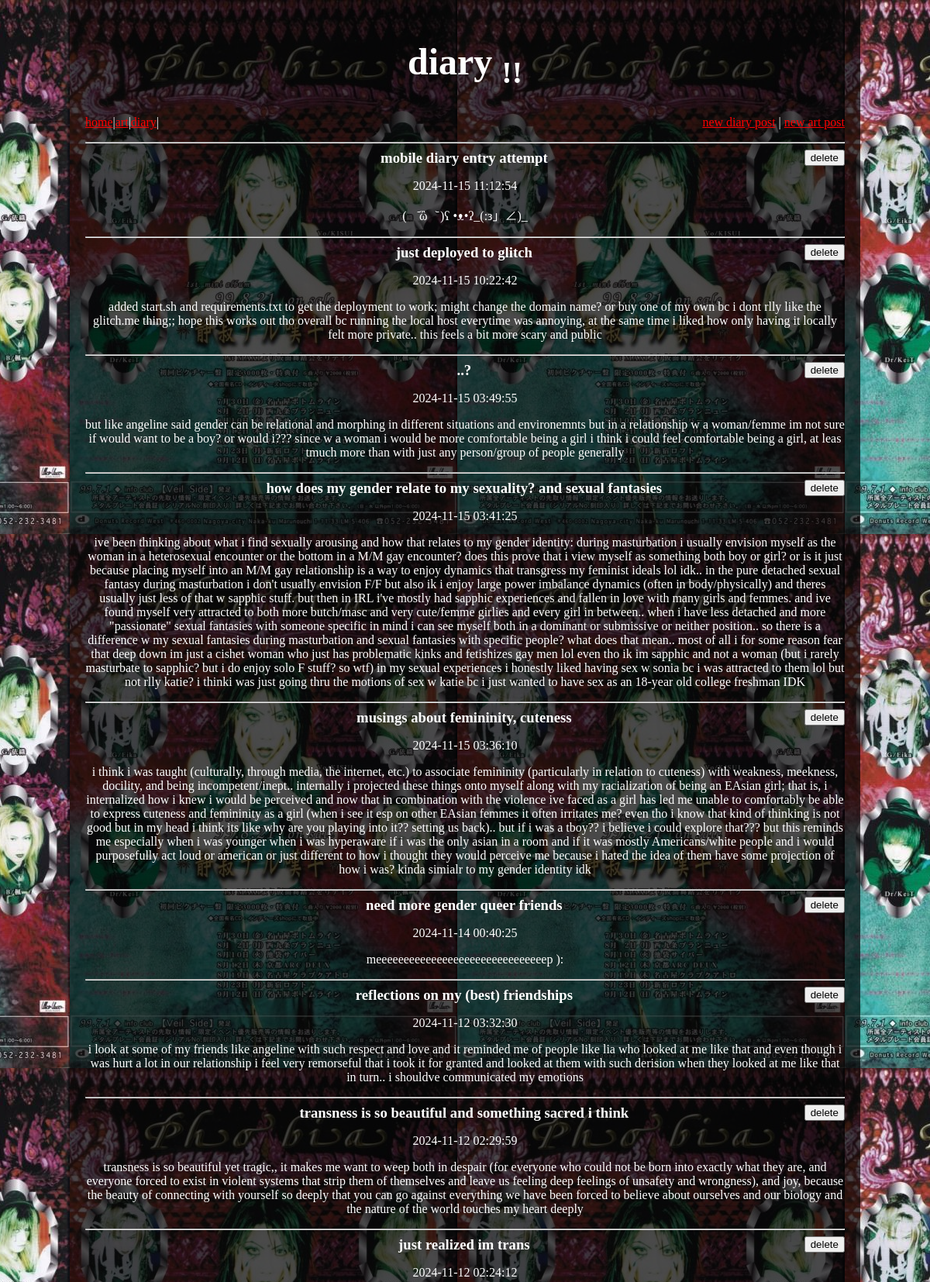
Screenshot of /diary/ (upper part) with the database file from the repository.
### tables this page shows
CREATE TABLE posts(
    postid INTEGER PRIMARY KEY AUTOINCREMENT NOT NULL,
    title VARCHAR(40) NOT NULL,
    text VARCHAR(4096) NOT NULL, 
    filename VARCHAR(64),
    created DATETIME DEFAULT CURRENT_TIMESTAMP
);

### webdiary.py (the view)
@diary_bp.route('/diary/', methods=['GET'])
def diary():
    conn = sqlite3.connect('var/webdiary.sqlite3')
    conn.row_factory = sqlite3.Row
    posts = conn.execute('SELECT * FROM posts ORDER BY created DESC').fetchall()
    conn.close()
    return render_template('diary.html', posts=posts)

### templates/diary.html (shortened to what this page needs)
<!DOCTYPE html>
<html lang="en">
  <head>
    <link rel="stylesheet" href="{{ url_for('static', filename='style.css') }}">
  </head>
  <body>
    <header id="site_header">
      <h1>diary <sub>!!</sub></h1>
      <nav>
        <span>
          <a href="/" class="active">home</a>
        </span>
        <span>|</span>
        <span>
          <a href="/art/">art</a>
        </span>
        <span>|</span>
        <span>
          <a href="/diary/">diary</a>
        </span>
        <span>|</span>
        <div class="align-right">
          <a href="/new-post/">new diary post</a>
          <span>|</span>
          <a href="/new-art/">new art post</a>
        </div>
      </nav>
    </header>
      <div id="diary">
        <p>
          <hr>
          <div id="posts">
              {% for post in posts %}
                  <span class="posttitle">{{ post.title }} </span>
                  <span class="buttons">
                    <form action="/diarydelete/" method="post">
                      <input type="submit" value="delete">
                    </form>
                  </span>
                  <p>{{ post.created }} </p>
                  <p>{{ post.text }}</p>
                  <hr>
              {% endfor %}
          </div>
        </p>
      </div>
  </body>
</html>

### static/style.css (style rules this page uses)
html { background-image: url("images/phobia.jpg"); color: #ffffff; margin-left: 7.5%; margin-right: 7.5%; cursor: url("images/alt_skull.webp"), auto; }
body { text-align: center; background-color: rgba(0, 0, 0, 0.7); padding: 20px; box-shadow: 0 4px 8px rgba(0, 0, 0, 0.1); margin: auto; }
body a { color: red; }
#site_header h1 { font-size: 300% }
#site_header nav { display: flex; }
.align-right { margin-left: auto; }
.buttons { float:right }
.posttitle { font-size: 1.17em; font-weight: bold; margin-left: 50px; }

### rows the page displays
posts: title "mobile diary entry attempt", created "2024-11-15 11:12:54", text "( ･᷄ὢ･᷅ )ʕ •ᴥ•ʔ_(:з」∠)_"
posts: title "just deployed to glitch", created "2024-11-15 10:22:42", text "added start.sh and requirements.txt to get the deployment to work; might change the domain name? or buy one of my own bc i dont rlly like the glitch.me thing;; hope this works out tho overall bc running the local host everytime was annoying, at the same time i liked how only having it locally felt more private.. this feels a bit more scary and public"
posts: title "..?", created "2024-11-15 03:49:55", text "but like angeline said gender can be relational and morphing in different situations and environemnts but in a relationship w a woman/femme im not sure if would want to be a boy? or would i??? since w a woman i would be more comfortable being a girl i think i could feel comfortable being a girl, at leas tmuch more than with just any person/group of people generally"
posts: title "how does my gender relate to my sexuality? and sexual fantasies", created "2024-11-15 03:41:25", text "ive been thinking about what i find sexually arousing and how that relates to my gender identity: during masturbation i usually envision myself as the woman in a heterosexual encounter or the bottom in a M/M gay encounter? does this prove that i view myself as something both boy or girl? or is it just because placing myself into an M/M gay relationship is a way to enjoy dynamics that transgress my feminist ideals lol idk.. in the pure detached sexual fantasy during masturbation i don't usually envision F/F but also ik i enjoy large power imbalance dynamics (often in body/physically) and theres usually just less of that w sapphic stuff. but then in IRL i've mostly had sapphic experiences and…"
posts: title "musings about femininity, cuteness", created "2024-11-15 03:36:10", text "i think i was taught (culturally, through media, the internet, etc.) to associate femininity (particularly in relation to cuteness) with weakness, meekness, docility, and being incompetent/inept.. internally i projected these things onto myself along with my racialization of being an EAsian girl; that is, i internalized how i knew i would be perceived and now that in combination with the violence ive faced as a girl has led me unable to comfortably be able to express cuteness and femininity as a girl (when i see it esp on other EAsian femmes it often irritates me? even tho i know that kind of thinking is not good but in my head i think its like why are you playing into it?? setting us…"
posts: title "need more gender queer friends", created "2024-11-14 00:40:25", text "meeeeeeeeeeeeeeeeeeeeeeeeeeeeeeep ):"
posts: title "reflections on my (best) friendships", created "2024-11-12 03:32:30", text "i look at some of my friends like angeline with such respect and love and it reminded me of people like lia who looked at me like that and even though i was hurt a lot in our relationship i feel very remorseful that i took it for granted and looked at them with such derision when they looked at me like that in turn.. i shouldve communicated my emotions"
posts: title "transness is so beautiful and something sacred i think", created "2024-11-12 02:29:59", text "transness is so beautiful yet tragic,, it makes me want to weep both in despair (for everyone who could not be born into exactly what they are, and everyone forced to exist in violent systems that strip them of themselves and leave us feeling deep feelings of unsafety and wrongness), and joy, because the beauty of connecting with yourself so deeply that you can go against everything we have been forced to believe about ourselves and our biology and the nature of the world touches my heart deeply"
posts: title "just realized im trans", created "2024-11-12 02:24:12"
